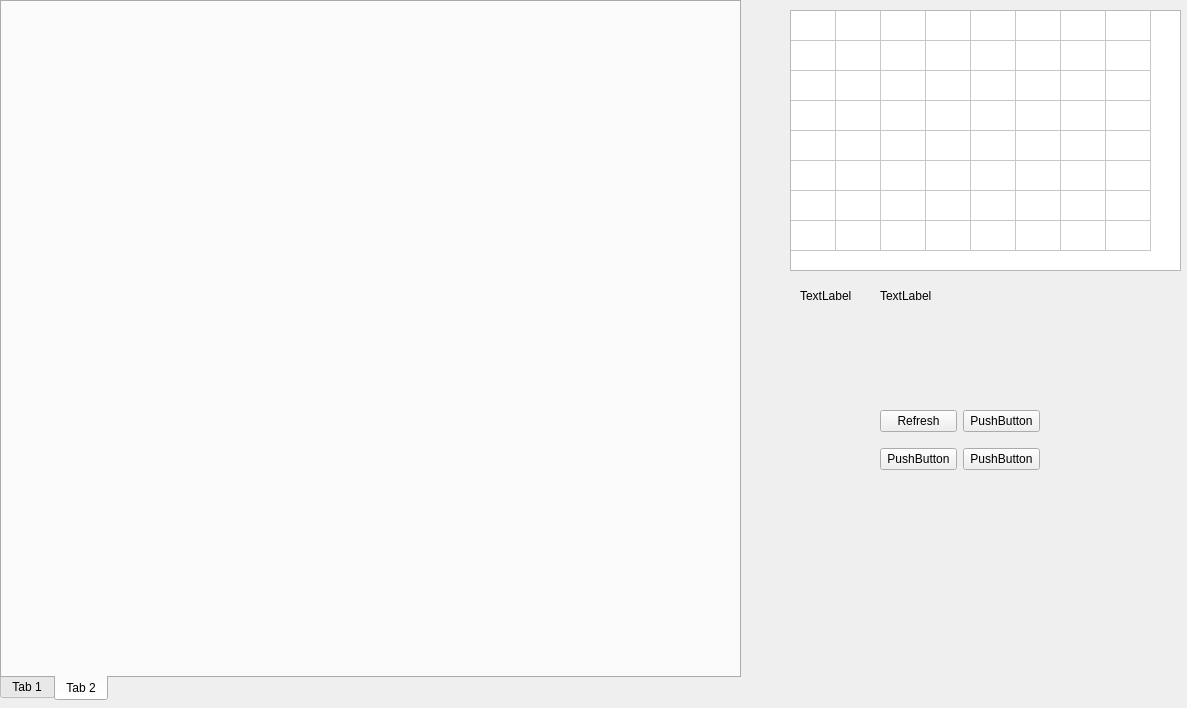
<?xml version="1.0" encoding="UTF-8"?>
<ui version="4.0">
 <class>Form_Hist</class>
 <widget class="QWidget" name="Form_Hist">
  <property name="geometry">
   <rect>
    <x>0</x>
    <y>0</y>
    <width>1187</width>
    <height>708</height>
   </rect>
  </property>
  <property name="windowTitle">
   <string>Form_Hist</string>
  </property>
  <widget class="QTableWidget" name="tableWidget_lg">
   <property name="geometry">
    <rect>
     <x>790</x>
     <y>10</y>
     <width>391</width>
     <height>261</height>
    </rect>
   </property>
   <property name="rowCount">
    <number>8</number>
   </property>
   <property name="columnCount">
    <number>8</number>
   </property>
   <attribute name="horizontalHeaderVisible">
    <bool>false</bool>
   </attribute>
   <attribute name="horizontalHeaderDefaultSectionSize">
    <number>45</number>
   </attribute>
   <attribute name="horizontalHeaderHighlightSections">
    <bool>false</bool>
   </attribute>
   <attribute name="horizontalHeaderMinimumSectionSize">
    <number>21</number>
   </attribute>
   <attribute name="verticalHeaderVisible">
    <bool>false</bool>
   </attribute>
   <row/>
   <row/>
   <row/>
   <row/>
   <row/>
   <row/>
   <row/>
   <row/>
   <column/>
   <column/>
   <column/>
   <column/>
   <column/>
   <column/>
   <column/>
   <column/>
  </widget>
  <widget class="QWidget" name="gridLayoutWidget">
   <property name="geometry">
    <rect>
     <x>880</x>
     <y>400</y>
     <width>160</width>
     <height>80</height>
    </rect>
   </property>
   <layout class="QGridLayout" name="gridLayout">
    <item row="0" column="0">
     <widget class="QPushButton" name="pushButton_refresh">
      <property name="text">
       <string>Refresh</string>
      </property>
     </widget>
    </item>
    <item row="1" column="0">
     <widget class="QPushButton" name="pushButton_1">
      <property name="text">
       <string>PushButton</string>
      </property>
     </widget>
    </item>
    <item row="0" column="1">
     <widget class="QPushButton" name="pushButton_2">
      <property name="text">
       <string>PushButton</string>
      </property>
     </widget>
    </item>
    <item row="1" column="1">
     <widget class="QPushButton" name="pushButton_3">
      <property name="text">
       <string>PushButton</string>
      </property>
     </widget>
    </item>
   </layout>
  </widget>
  <widget class="QLabel" name="label_1">
   <property name="geometry">
    <rect>
     <x>800</x>
     <y>290</y>
     <width>54</width>
     <height>12</height>
    </rect>
   </property>
   <property name="text">
    <string>TextLabel</string>
   </property>
  </widget>
  <widget class="QLabel" name="label_2">
   <property name="geometry">
    <rect>
     <x>880</x>
     <y>290</y>
     <width>54</width>
     <height>12</height>
    </rect>
   </property>
   <property name="text">
    <string>TextLabel</string>
   </property>
  </widget>
  <widget class="QTabWidget" name="tabWidget">
   <property name="geometry">
    <rect>
     <x>0</x>
     <y>0</y>
     <width>741</width>
     <height>701</height>
    </rect>
   </property>
   <property name="tabPosition">
    <enum>QTabWidget::South</enum>
   </property>
   <property name="currentIndex">
    <number>1</number>
   </property>
   <widget class="QWidget" name="tab">
    <attribute name="title">
     <string>Tab 1</string>
    </attribute>
   </widget>
   <widget class="QWidget" name="tab_2">
    <attribute name="title">
     <string>Tab 2</string>
    </attribute>
   </widget>
  </widget>
 </widget>
 <resources/>
 <connections/>
</ui>
